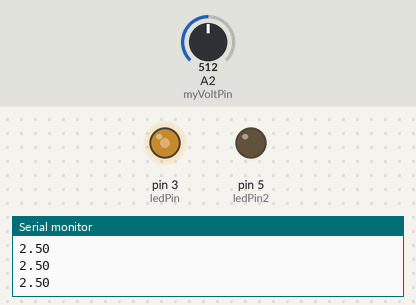
The sketch below on a simulated Arduino Uno, built with avr-gcc and run on an emulated ATmega328P. On the bench: output pins drawn as LEDs (lit = HIGH), the last lines printed to the serial monitor. The inputs (shaded band) are chosen by the test bench; at power-on: A2 (myVoltPin) = 512.

Above: at 1.2 s.
1.3 s: A2 (myVoltPin) set to 716
At 2.2 s:
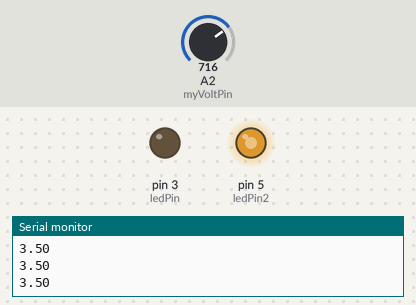
3.0 s: A2 (myVoltPin) set to 900
At 3.5 s:
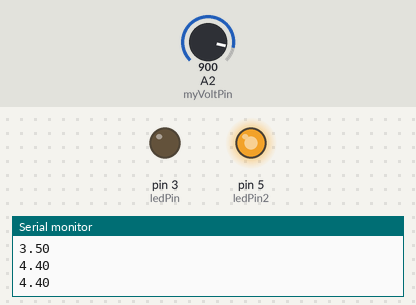
4.5 s: A2 (myVoltPin) set to 122
At 5.7 s:
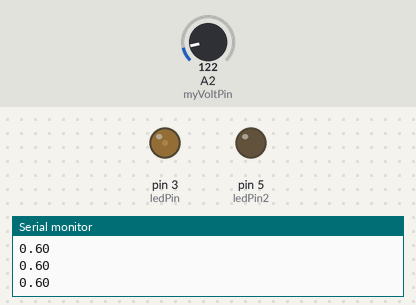
6.0 s: A2 (myVoltPin) set to 0
At 7.2 s:
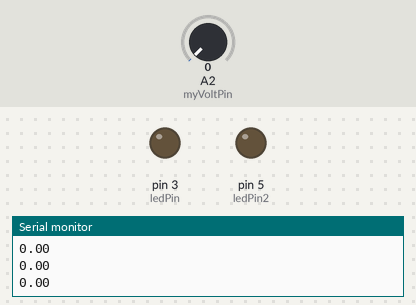
Timing chart, 0 to 8.5 s (numbered marks = the images above; inputs shaded):
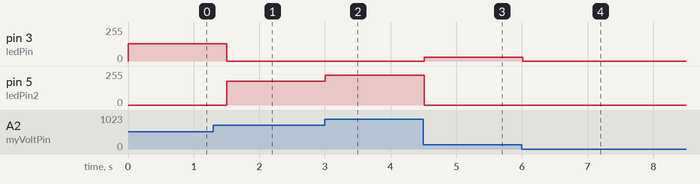

The sketch:

potentiometer.ino
```cpp
int myVoltPin = A2;
int readValue;
float V2;
int delayT = 250;
int ledPin = 3;
int ledPin2 = 5;

void setup() {
  // put your setup code here, to run once:
  pinMode(ledPin, OUTPUT);
  pinMode(ledPin2, OUTPUT);
  Serial.begin(9600);
}

void loop() {
  // put your main code here, to run repeatedly:
  readValue = analogRead(myVoltPin);
  if(readValue <= 512){
    analogWrite(ledPin, readValue/4);
    analogWrite(ledPin2, 0);
    } else if(readValue > 512){
      analogWrite(ledPin2, readValue/4);
      analogWrite(ledPin, 0);
      }
  V2 = (5./1023.)*readValue;
  Serial.println(V2);
  delay(delayT);
}
```

Measured:
- after the input at 1.3 s, pin 3 (ledPin): 128/255 → 0/255 after 0.20 s; pin 5 (ledPin2): 0/255 → 179/255 after 0.20 s
- after the input at 3.0 s, pin 5 (ledPin2): 179/255 → 225/255 at once
- after the input at 4.5 s, pin 3 (ledPin): 0/255 → 30/255 at once; pin 5 (ledPin2): 225/255 → 0/255 at once
- after the input at 6.0 s, pin 3 (ledPin): 30/255 → 0/255 at once
